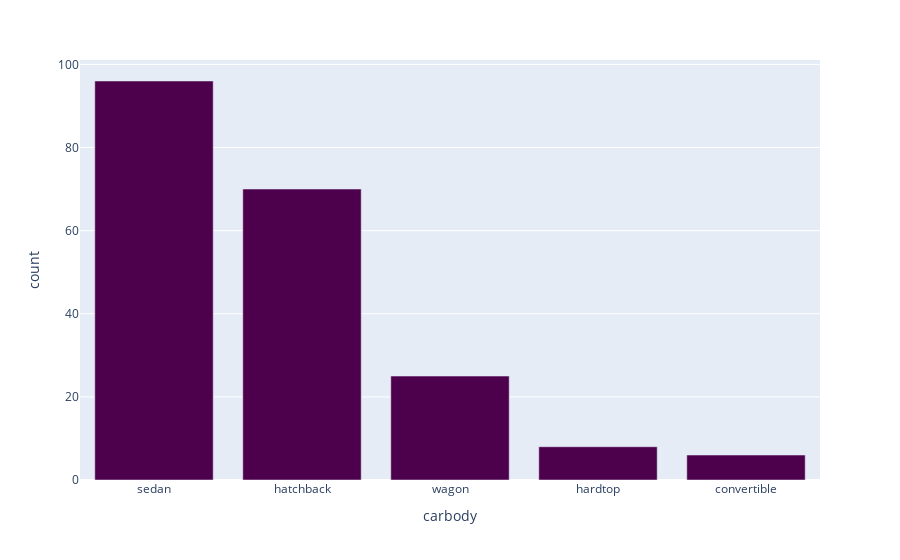

Notebook code cell kept with this figure:
### Code cell
px.bar(car['carbody'].value_counts(),y='count',color_discrete_sequence=px.colors.sequential.BuPu_r)

### Figure 1 — Plotly figure (JSON) as saved in the notebook; plotly's stock layout.template omitted (floating-point values rounded to 4 significant figures)
{"data": [{"alignmentgroup": "True", "hovertemplate": "carbody=%{x}<br>count=%{y}<extra></extra>", "legendgroup": "", "marker": {"color": "rgb(77,0,75)", "pattern": {"shape": ""}}, "name": "", "offsetgroup": "", "orientation": "v", "showlegend": false, "textposition": "auto", "type": "bar", "x": ["sedan", "hatchback", "wagon", "hardtop", "convertible"], "xaxis": "x", "y": [96, 70, 25, 8, 6], "yaxis": "y"}], "layout": {"barmode": "relative", "legend": {"tracegroupgap": 0}, "margin": {"t": 60}, "xaxis": {"anchor": "y", "domain": [0, 1], "title": {"text": "carbody"}}, "yaxis": {"anchor": "x", "domain": [0, 1], "title": {"text": "count"}}}}
